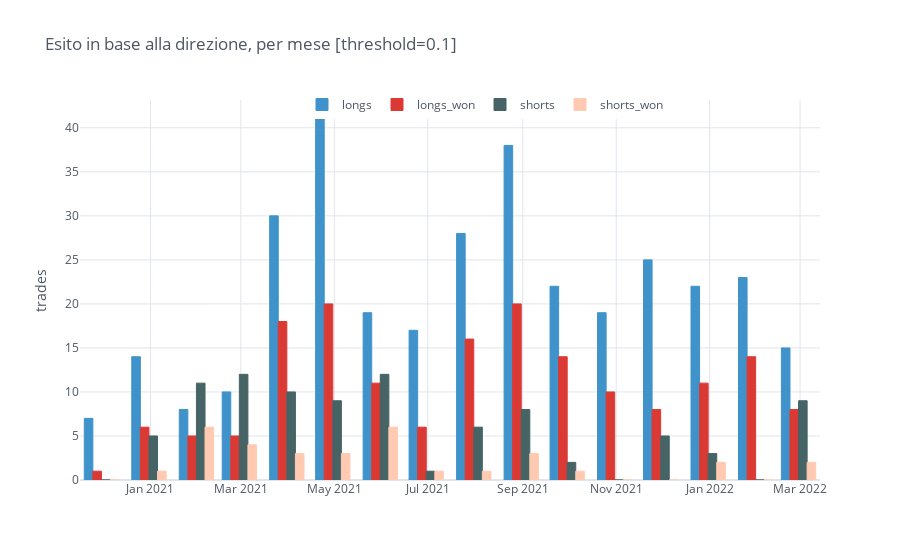
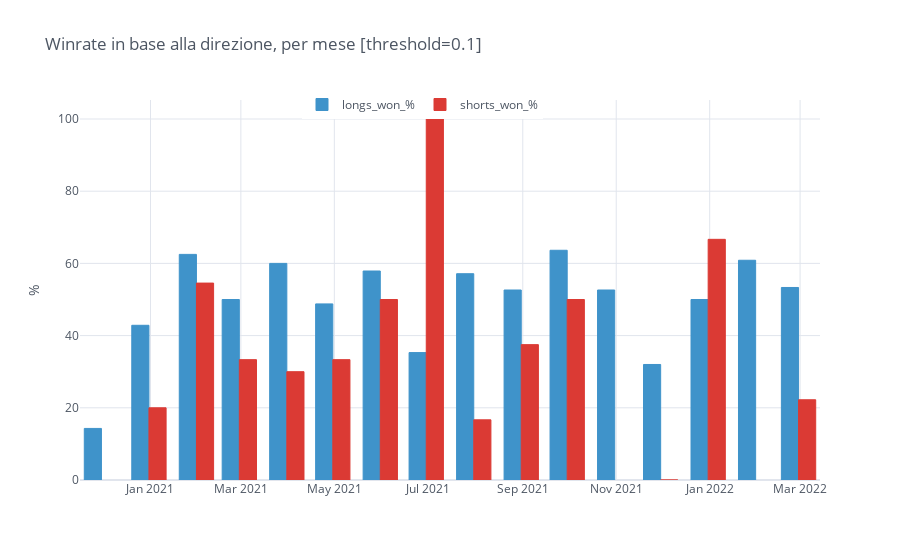

Source (notebook cell) for these figures, in order:
### Code cell
df = df1.copy()
threshold = 0.1
longs = df[df.side == 'BUY']
shorts = df[df.side == 'SELL']

df['longs_won'] = longs.result.apply(lambda x: 1 if x > threshold else 0)
df['shorts_won'] = shorts.result.apply(lambda x: 1 if x > threshold else 0)
df['longs'] = (df.side == 'BUY').astype(int)
df['shorts'] = (df.side == 'SELL').astype(int)

by_M = df.set_index('close').groupby(pd.Grouper(freq='M')).sum()
by_M['longs_won_%'] = 100 * by_M.longs_won / by_M.longs
by_M['shorts_won_%'] = 100 * by_M.shorts_won / by_M.shorts

by_M[['longs', 'longs_won', 'shorts', 'shorts_won']].iplot(kind='bar', barmode='group', colors=cf_colors, 
                                                           opacity=1, yTitle='trades', legend='top',
                                                           title=f'Esito in base alla direzione, per mese [threshold={threshold}]')
by_M[['longs_won_%', 'shorts_won_%']].iplot(kind='bar', barmode='group', colors=cf_colors, 
                                            opacity=1, yTitle='%', legend='top',
                                            title=f'Winrate in base alla direzione, per mese [threshold={threshold}]')

### Figure 1 — Plotly figure (JSON) as saved in the notebook; plotly's stock layout.template omitted (floating-point values rounded to 4 significant figures)
{"data": [{"marker": {"color": "rgba(63, 147, 202, 1)", "line": {"color": "rgba(63, 147, 202, 1.0)", "width": 1}}, "name": "longs", "orientation": "v", "text": "", "type": "bar", "x": ["2020-11-30 00:00:00+00:00", "2020-12-31 00:00:00+00:00", "2021-01-31 00:00:00+00:00", "2021-02-28 00:00:00+00:00", "2021-03-31 00:00:00+00:00", "2021-04-30 00:00:00+00:00", "2021-05-31 00:00:00+00:00", "2021-06-30 00:00:00+00:00", "2021-07-31 00:00:00+00:00", "2021-08-31 00:00:00+00:00", "2021-09-30 00:00:00+00:00", "2021-10-31 00:00:00+00:00", "2021-11-30 00:00:00+00:00", "2021-12-31 00:00:00+00:00", "2022-01-31 00:00:00+00:00", "2022-02-28 00:00:00+00:00"], "y": [7, 14, 8, 10, 30, 41, 19, 17, 28, 38, 22, 19, 25, 22, 23, 15]}, {"marker": {"color": "rgba(219, 58, 52, 1)", "line": {"color": "rgba(219, 58, 52, 1.0)", "width": 1}}, "name": "longs_won", "orientation": "v", "text": "", "type": "bar", "x": ["2020-11-30 00:00:00+00:00", "2020-12-31 00:00:00+00:00", "2021-01-31 00:00:00+00:00", "2021-02-28 00:00:00+00:00", "2021-03-31 00:00:00+00:00", "2021-04-30 00:00:00+00:00", "2021-05-31 00:00:00+00:00", "2021-06-30 00:00:00+00:00", "2021-07-31 00:00:00+00:00", "2021-08-31 00:00:00+00:00", "2021-09-30 00:00:00+00:00", "2021-10-31 00:00:00+00:00", "2021-11-30 00:00:00+00:00", "2021-12-31 00:00:00+00:00", "2022-01-31 00:00:00+00:00", "2022-02-28 00:00:00+00:00"], "y": [1.0, 6.0, 5.0, 5.0, 18.0, 20.0, 11.0, 6.0, 16.0, 20.0, 14.0, 10.0, 8.0, 11.0, 14.0, 8.0]}, {"marker": {"color": "rgba(70, 99, 101, 1)", "line": {"color": "rgba(70, 99, 101, 1.0)", "width": 1}}, "name": "shorts", "orientation": "v", "text": "", "type": "bar", "x": ["2020-11-30 00:00:00+00:00", "2020-12-31 00:00:00+00:00", "2021-01-31 00:00:00+00:00", "2021-02-28 00:00:00+00:00", "2021-03-31 00:00:00+00:00", "2021-04-30 00:00:00+00:00", "2021-05-31 00:00:00+00:00", "2021-06-30 00:00:00+00:00", "2021-07-31 00:00:00+00:00", "2021-08-31 00:00:00+00:00", "2021-09-30 00:00:00+00:00", "2021-10-31 00:00:00+00:00", "2021-11-30 00:00:00+00:00", "2021-12-31 00:00:00+00:00", "2022-01-31 00:00:00+00:00", "2022-02-28 00:00:00+00:00"], "y": [0, 5, 11, 12, 10, 9, 12, 1, 6, 8, 2, 0, 5, 3, 0, 9]}, {"marker": {"color": "rgba(255, 202, 177, 1)", "line": {"color": "rgba(255, 202, 177, 1.0)", "width": 1}}, "name": "shorts_won", "orientation": "v", "text": "", "type": "bar", "x": ["2020-11-30 00:00:00+00:00", "2020-12-31 00:00:00+00:00", "2021-01-31 00:00:00+00:00", "2021-02-28 00:00:00+00:00", "2021-03-31 00:00:00+00:00", "2021-04-30 00:00:00+00:00", "2021-05-31 00:00:00+00:00", "2021-06-30 00:00:00+00:00", "2021-07-31 00:00:00+00:00", "2021-08-31 00:00:00+00:00", "2021-09-30 00:00:00+00:00", "2021-10-31 00:00:00+00:00", "2021-11-30 00:00:00+00:00", "2021-12-31 00:00:00+00:00", "2022-01-31 00:00:00+00:00", "2022-02-28 00:00:00+00:00"], "y": [0.0, 1.0, 6.0, 4.0, 3.0, 3.0, 6.0, 1.0, 1.0, 3.0, 1.0, 0.0, 0.0, 2.0, 0.0, 2.0]}], "layout": {"barmode": "group", "legend": {"bgcolor": "#FFFFFF", "font": {"color": "#4D5663"}, "orientation": "h", "x": 0.3, "y": 0.95, "yanchor": "bottom"}, "paper_bgcolor": "#FFFFFF", "plot_bgcolor": "#FFFFFF", "showlegend": true, "title": {"font": {"color": "#4D5663"}, "text": "Esito in base alla direzione, per mese [threshold=0.1]"}, "xaxis": {"gridcolor": "#E1E5ED", "showgrid": true, "tickfont": {"color": "#4D5663"}, "title": {"font": {"color": "#4D5663"}, "text": ""}, "zerolinecolor": "#E1E5ED"}, "yaxis": {"gridcolor": "#E1E5ED", "showgrid": true, "tickfont": {"color": "#4D5663"}, "title": {"font": {"color": "#4D5663"}, "text": "trades"}, "zerolinecolor": "#E1E5ED"}}}

### Figure 2 — Plotly figure (JSON) as saved in the notebook; plotly's stock layout.template omitted (floating-point values rounded to 4 significant figures)
{"data": [{"marker": {"color": "rgba(63, 147, 202, 1)", "line": {"color": "rgba(63, 147, 202, 1.0)", "width": 1}}, "name": "longs_won_%", "orientation": "v", "text": "", "type": "bar", "x": ["2020-11-30 00:00:00+00:00", "2020-12-31 00:00:00+00:00", "2021-01-31 00:00:00+00:00", "2021-02-28 00:00:00+00:00", "2021-03-31 00:00:00+00:00", "2021-04-30 00:00:00+00:00", "2021-05-31 00:00:00+00:00", "2021-06-30 00:00:00+00:00", "2021-07-31 00:00:00+00:00", "2021-08-31 00:00:00+00:00", "2021-09-30 00:00:00+00:00", "2021-10-31 00:00:00+00:00", "2021-11-30 00:00:00+00:00", "2021-12-31 00:00:00+00:00", "2022-01-31 00:00:00+00:00", "2022-02-28 00:00:00+00:00"], "y": [14.29, 42.86, 62.5, 50.0, 60.0, 48.78, 57.89, 35.29, 57.14, 52.63, 63.64, 52.63, 32.0, 50.0, 60.87, 53.33]}, {"marker": {"color": "rgba(219, 58, 52, 1)", "line": {"color": "rgba(219, 58, 52, 1.0)", "width": 1}}, "name": "shorts_won_%", "orientation": "v", "text": "", "type": "bar", "x": ["2020-11-30 00:00:00+00:00", "2020-12-31 00:00:00+00:00", "2021-01-31 00:00:00+00:00", "2021-02-28 00:00:00+00:00", "2021-03-31 00:00:00+00:00", "2021-04-30 00:00:00+00:00", "2021-05-31 00:00:00+00:00", "2021-06-30 00:00:00+00:00", "2021-07-31 00:00:00+00:00", "2021-08-31 00:00:00+00:00", "2021-09-30 00:00:00+00:00", "2021-10-31 00:00:00+00:00", "2021-11-30 00:00:00+00:00", "2021-12-31 00:00:00+00:00", "2022-01-31 00:00:00+00:00", "2022-02-28 00:00:00+00:00"], "y": ["", 20.0, 54.55, 33.33, 30.0, 33.33, 50.0, 100.0, 16.67, 37.5, 50.0, "", 0.0, 66.67, "", 22.22]}], "layout": {"barmode": "group", "legend": {"bgcolor": "#FFFFFF", "font": {"color": "#4D5663"}, "orientation": "h", "x": 0.3, "y": 0.95, "yanchor": "bottom"}, "paper_bgcolor": "#FFFFFF", "plot_bgcolor": "#FFFFFF", "showlegend": true, "title": {"font": {"color": "#4D5663"}, "text": "Winrate in base alla direzione, per mese [threshold=0.1]"}, "xaxis": {"gridcolor": "#E1E5ED", "showgrid": true, "tickfont": {"color": "#4D5663"}, "title": {"font": {"color": "#4D5663"}, "text": ""}, "zerolinecolor": "#E1E5ED"}, "yaxis": {"gridcolor": "#E1E5ED", "showgrid": true, "tickfont": {"color": "#4D5663"}, "title": {"font": {"color": "#4D5663"}, "text": "%"}, "zerolinecolor": "#E1E5ED"}}}
